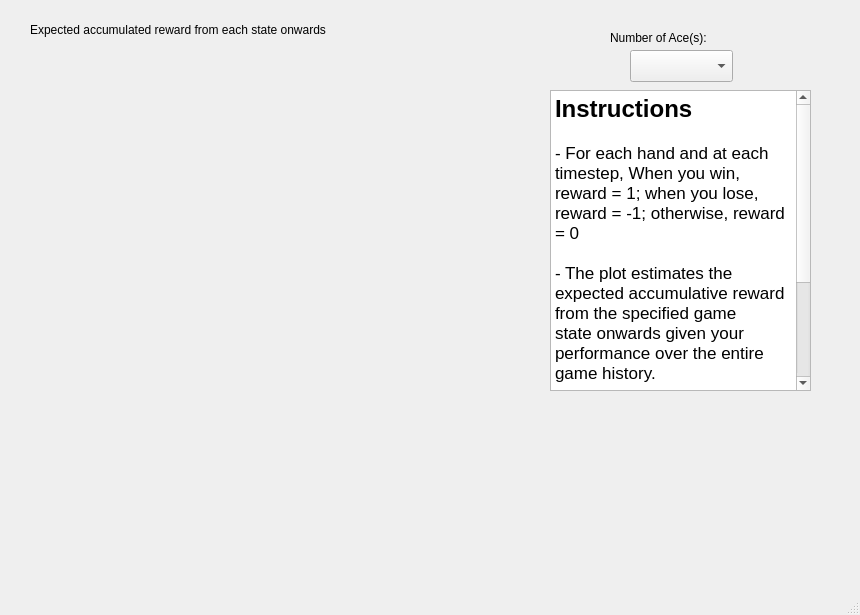
<?xml version="1.0" encoding="UTF-8"?>
<ui version="4.0">
 <class>ValuePlotWindow</class>
 <widget class="QMainWindow" name="ValuePlotWindow">
  <property name="geometry">
   <rect>
    <x>0</x>
    <y>0</y>
    <width>860</width>
    <height>615</height>
   </rect>
  </property>
  <property name="windowTitle">
   <string>Value Plot</string>
  </property>
  <widget class="QWidget" name="centralwidget">
   <widget class="QCustomPlot" name="valuePlot0" native="true">
    <property name="geometry">
     <rect>
      <x>50</x>
      <y>60</y>
      <width>491</width>
      <height>451</height>
     </rect>
    </property>
   </widget>
   <widget class="QComboBox" name="numAceChoiceBox">
    <property name="geometry">
     <rect>
      <x>630</x>
      <y>50</y>
      <width>103</width>
      <height>32</height>
     </rect>
    </property>
   </widget>
   <widget class="QLabel" name="numAcePlotLabel">
    <property name="geometry">
     <rect>
      <x>610</x>
      <y>30</y>
      <width>111</width>
      <height>16</height>
     </rect>
    </property>
    <property name="text">
     <string>Number of Ace(s): </string>
    </property>
   </widget>
   <widget class="QLabel" name="plotTitleLabel">
    <property name="geometry">
     <rect>
      <x>30</x>
      <y>20</y>
      <width>351</width>
      <height>20</height>
     </rect>
    </property>
    <property name="text">
     <string>Expected accumulated reward from each state onwards</string>
    </property>
   </widget>
   <widget class="QTextEdit" name="textEdit">
    <property name="geometry">
     <rect>
      <x>550</x>
      <y>90</y>
      <width>261</width>
      <height>301</height>
     </rect>
    </property>
    <property name="html">
     <string>&lt;!DOCTYPE HTML PUBLIC &quot;-//W3C//DTD HTML 4.0//EN&quot; &quot;http://www.w3.org/TR/REC-html40/strict.dtd&quot;&gt;
&lt;html&gt;&lt;head&gt;&lt;meta name=&quot;qrichtext&quot; content=&quot;1&quot; /&gt;&lt;meta charset=&quot;utf-8&quot; /&gt;&lt;style type=&quot;text/css&quot;&gt;
p, li { white-space: pre-wrap; }
hr { height: 1px; border-width: 0; }
&lt;/style&gt;&lt;/head&gt;&lt;body style=&quot; font-family:'.AppleSystemUIFont'; font-size:13pt; font-weight:400; font-style:normal;&quot;&gt;
&lt;p style=&quot; margin-top:0px; margin-bottom:0px; margin-left:0px; margin-right:0px; -qt-block-indent:0; text-indent:0px;&quot;&gt;&lt;span style=&quot; font-size:18pt; font-weight:700;&quot;&gt;Instructions&lt;/span&gt;&lt;/p&gt;
&lt;p style=&quot;-qt-paragraph-type:empty; margin-top:0px; margin-bottom:0px; margin-left:0px; margin-right:0px; -qt-block-indent:0; text-indent:0px; font-weight:700;&quot;&gt;&lt;br /&gt;&lt;/p&gt;
&lt;p style=&quot; margin-top:0px; margin-bottom:0px; margin-left:0px; margin-right:0px; -qt-block-indent:0; text-indent:0px;&quot;&gt;- For each hand and at each timestep, When you win, reward = 1; when you lose, reward = -1; otherwise, reward = 0&lt;/p&gt;
&lt;p style=&quot;-qt-paragraph-type:empty; margin-top:0px; margin-bottom:0px; margin-left:0px; margin-right:0px; -qt-block-indent:0; text-indent:0px;&quot;&gt;&lt;br /&gt;&lt;/p&gt;
&lt;p style=&quot; margin-top:0px; margin-bottom:0px; margin-left:0px; margin-right:0px; -qt-block-indent:0; text-indent:0px;&quot;&gt;- The plot estimates the expected accumulative reward from the specified game&lt;/p&gt;
&lt;p style=&quot; margin-top:0px; margin-bottom:0px; margin-left:0px; margin-right:0px; -qt-block-indent:0; text-indent:0px;&quot;&gt;state onwards given your performance over the entire game history.&lt;/p&gt;
&lt;p style=&quot;-qt-paragraph-type:empty; margin-top:0px; margin-bottom:0px; margin-left:0px; margin-right:0px; -qt-block-indent:0; text-indent:0px;&quot;&gt;&lt;br /&gt;&lt;/p&gt;
&lt;p style=&quot; margin-top:0px; margin-bottom:0px; margin-left:0px; margin-right:0px; -qt-block-indent:0; text-indent:0px;&quot;&gt;- When you want to update the plot value, choose a different item in the combo box on the top-right corner, switch it back to the desired number of ace and drag your mouse on the plot&lt;/p&gt;&lt;/body&gt;&lt;/html&gt;</string>
    </property>
   </widget>
  </widget>
  <widget class="QMenuBar" name="menubar">
   <property name="geometry">
    <rect>
     <x>0</x>
     <y>0</y>
     <width>860</width>
     <height>24</height>
    </rect>
   </property>
  </widget>
  <widget class="QStatusBar" name="statusbar"/>
 </widget>
 <customwidgets>
  <customwidget>
   <class>QCustomPlot</class>
   <extends>QWidget</extends>
   <header location="global">qcustomplot.h</header>
   <container>1</container>
  </customwidget>
 </customwidgets>
 <resources/>
 <connections/>
</ui>
